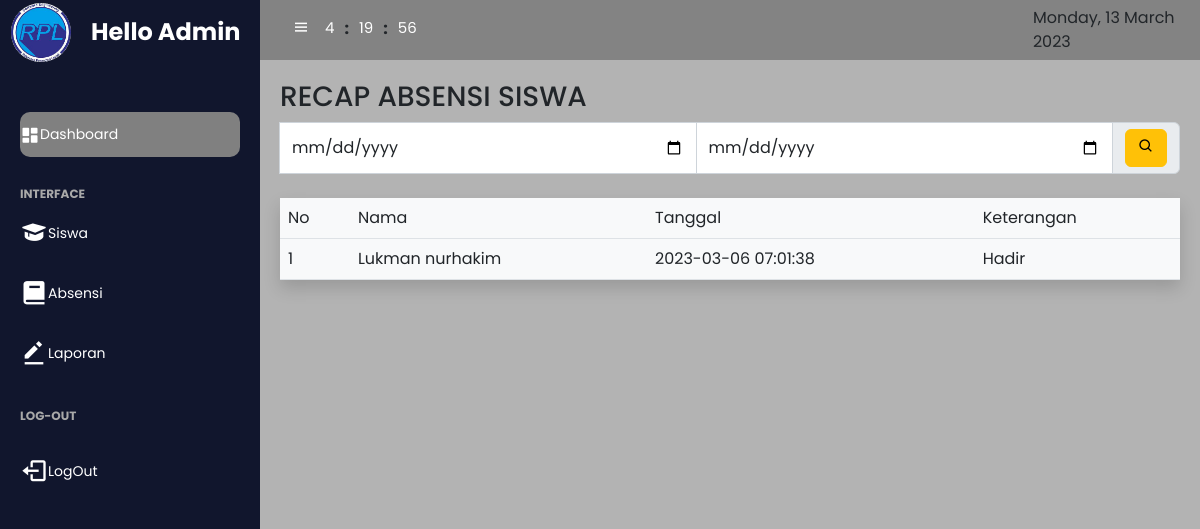
The page /petugas/index.php?page=laporan on the database as committed earlier.
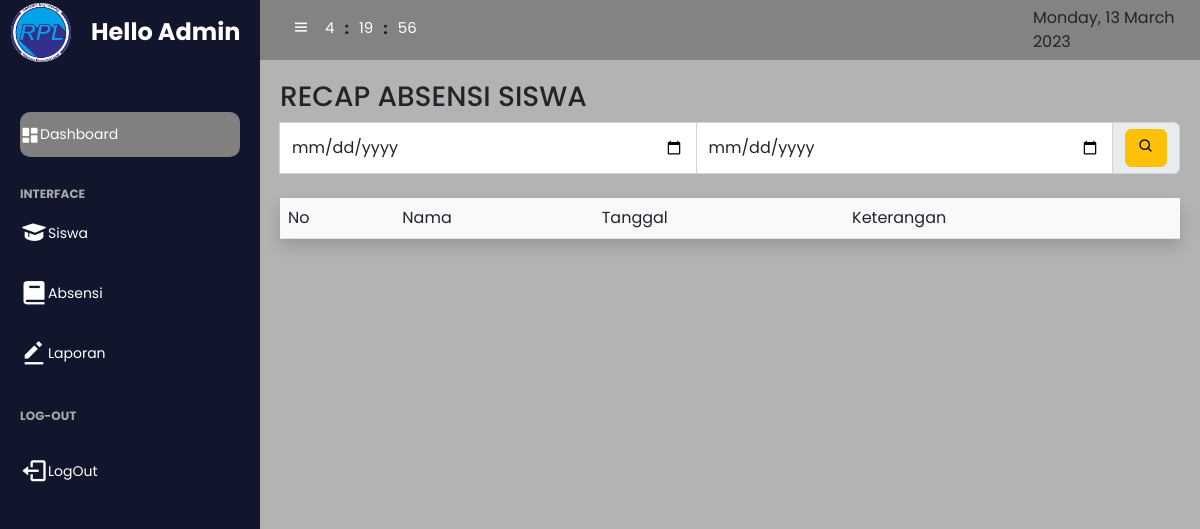
The same page on the database as committed later.
### tables this page shows
CREATE TABLE `absen` (
  `id` int(11) NOT NULL,
  `nama` varchar(45) NOT NULL,
  `tanggal` timestamp NOT NULL DEFAULT current_timestamp() ON UPDATE current_timestamp(),
  `keterangan` enum('Hadir','Sakit','Izin','Tanpa_keterangan') NOT NULL
);

### petugas/laporan.php (the view, shortened to what this page needs)
<?php
    include "../koneksi.php";
?>
  <h3 class="text-uppercase">Recap Absensi Siswa</h3>
  <section >
    <div class="row">
    <div class="col-12">
      <form action="" method="get">
      <div class="input-group ">
      <input type="date" class="form-control" placeholder="Search" aria-label="Recipient's username" name="awal">
      <input type="date" class="form-control" placeholder="Search" aria-label="Recipient's username" name="akhir">
      <span class="input-group-text" ><button type="submit" class="btn btn-warning" data-toggle="search" data-placement="right" title="search"><i class='bx bx-search'></i></button></span>
    </div>
    </form>
  </div>
</section>
<br>
<fieldset id="print">
    <section class="shadow bg-light">
      <table class=" list table mb-5">
          <tr>
            <td>No</td>
            <td>Nama</td>
            <td>Tanggal</td>
            <td>Keterangan</td>
          </tr>
          <?php
          @$search = $_GET['awal'];
          if($search==""){
            $tampil = $conn->query("SELECT * FROM absen");
            while ($a=$tampil->fetch_array()){
              @$no++;
              ?>
              <tr>
              <td><?php echo $no;?></td>
              <td><?php echo $a['nama']?></td>
              <td><?php echo $a['tanggal']?></td>
              <td><?php echo $a['keterangan']?></td>
              <?php
            }
          }
          ?>
              </tr>
        </table>
        </fieldset>
        </section>
      </body>

Rows that differ between the two databases and show on the page:
removed absen: nama "Lukman nurhakim", tanggal "2023-03-06 07:01:38", keterangan "Hadir"
